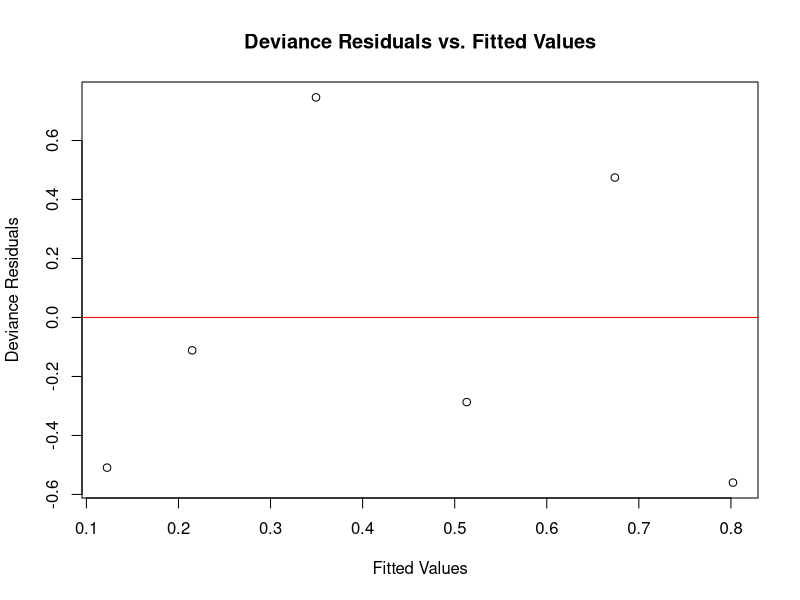
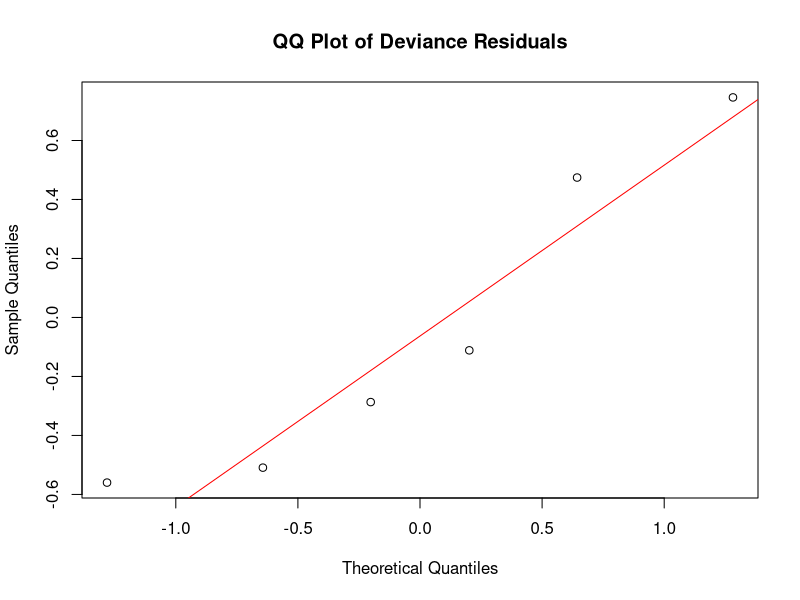
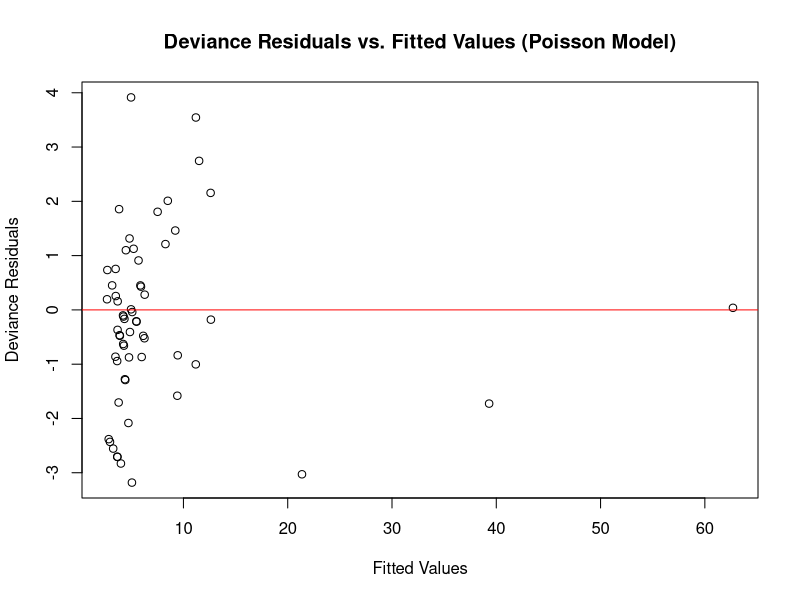
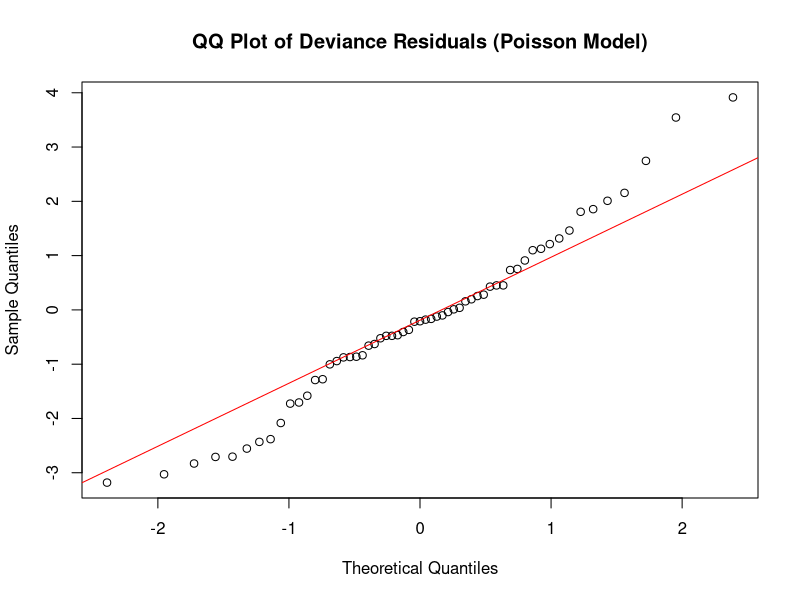

Write the R code that produced these figures, in order.
## ---- chunk 1
data <- data.frame(
  x = 1:6,
  y = c(28, 53, 93, 126, 172, 197),
  n = rep(250, 6)
)

model <- glm(cbind(y, n - y) ~ x, family = binomial, data = data)
## ---- chunk 2
devResiduals <- residuals(model, type = "deviance")
fittedValues <- fitted(model)
plot(fittedValues, devResiduals,
    xlab = "Fitted Values",
    ylab = "Deviance Residuals",
    main = "Deviance Residuals vs. Fitted Values"
)
abline(h = 0, col = "red")

qqnorm(devResiduals, main = "QQ Plot of Deviance Residuals")
qqline(devResiduals, col = "red")
## ---- chunk 3
# devianceVal <- model$deviance
# dfResidual <- model$df.residual
# pVal <- 1 - pchisq(devianceVal, dfResidual)
## ---- chunk 4
pearsonChi2 <- sum(((data$y - fitted(model) * data$n)^2) /
                   (fitted(model) * data$n * (1 - fitted(model))))
# pearsonChi2
## ---- chunk 5
# Fit the reduced binomial model without 'x'
reducedModel <- glm(cbind(y, n - y) ~ 1, family = binomial, data = data)

# Perform the drop-in-deviance (likelihood ratio) test
dropDeviance <- anova(reducedModel, model, test = "Chisq")

# print(dropDeviance)
## ---- chunk 6
confInt <- confint(model, level = 0.95)
# print(confInt)
## ---- chunk 7
seizureData <- read.table("seizure.txt", header = TRUE)

# Select relevant columns
seizureSubset <- seizureData[, c("y4", "age", "trt", "base")]

# Fit Poisson regression model
poissonModel <- glm(y4 ~ age + trt + base,
                    family = poisson, data = seizureSubset)
## ---- chunk 8
devResidualsPois <- residuals(poissonModel, type = "deviance")
fittedPois <- fitted(poissonModel)

# Plot residuals vs. fitted values
plot(fittedPois, devResidualsPois,
     xlab = "Fitted Values",
     ylab = "Deviance Residuals",
     main = "Deviance Residuals vs. Fitted Values (Poisson Model)"
)
abline(h = 0, col = "red")

# QQ plot of residuals
qqnorm(devResidualsPois, 
       main = "QQ Plot of Deviance Residuals (Poisson Model)")
qqline(devResidualsPois, col = "red")
## ---- chunk 9
deviancePois <- poissonModel$deviance
dfResidualPois <- poissonModel$df.residual
pValPois <- 1 - pchisq(deviancePois, dfResidualPois)

# print(paste0("Deviance:", deviancePois)) 
# print(paste0("Degrees of Freedom:", dfResidualPois))
# print(paste0("P-value:", pValPois))
## ---- chunk 10
pearsonChi2Pois <- sum(((seizureSubset$y4 - fitted(poissonModel))^2) 
                       / fitted(poissonModel))

ratio <- pearsonChi2Pois / dfResidualPois
print(paste0("Pearson's Chi-Squared:", pearsonChi2Pois)) 
print(paste0("Ratio (Chi2/df):", ratio))
## ---- chunk 11
quasiPoisModel <- glm(y4 ~ age + trt + base,
                      family = quasipoisson, data = seizureSubset)

reducedModel <- glm(y4 ~ age + base,
                    family = quasipoisson, data = seizureSubset)

dropDevianceTest <- anova(reducedModel, quasiPoisModel, test = "F")
# print(dropDevianceTest)
